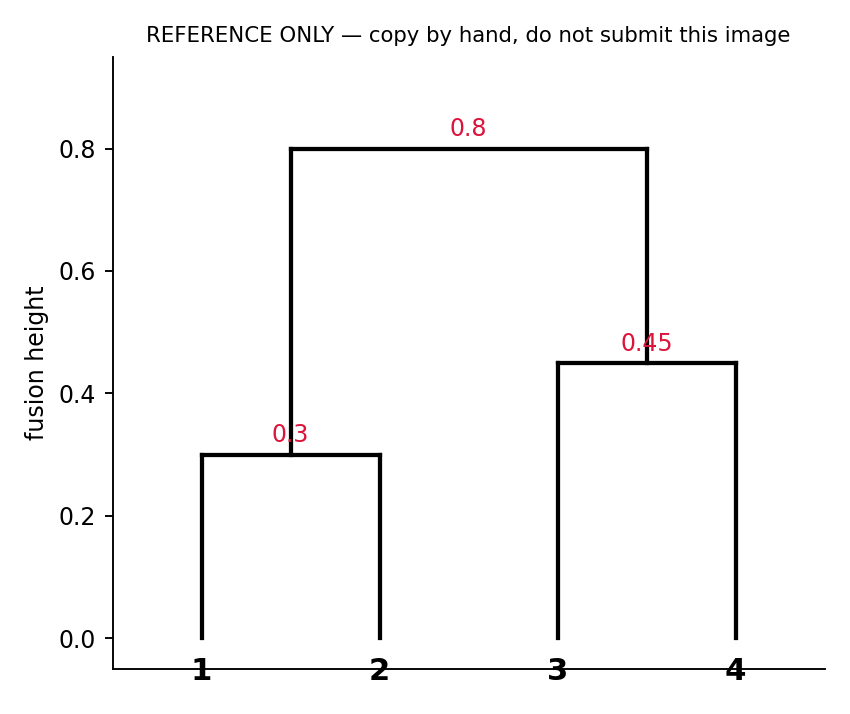

The Python source for this figure:
"""REFERENCE IMAGE ONLY — copy this by hand onto paper and photograph YOUR OWN drawing
for submission. The instructor's rule: "A figure produced by scipy earns no marks for
this question." Do not submit this file or a screenshot of it.

Uses the actual computed merge sequence for Q2(a), complete linkage:
  {1,2} at 0.3, {3,4} at 0.45, {1,2}+{3,4} at 0.8
"""
import matplotlib
matplotlib.use("Agg")
import matplotlib.pyplot as plt

fig, ax = plt.subplots(figsize=(5, 4.2))

x = {1: 1, 2: 2, 3: 3, 4: 4}

# fusion 1: {1,2} at 0.3
ax.plot([x[1], x[1]], [0, 0.3], color="black", lw=1.8)
ax.plot([x[2], x[2]], [0, 0.3], color="black", lw=1.8)
ax.plot([x[1], x[2]], [0.3, 0.3], color="black", lw=1.8)
ax.text(1.5, 0.32, "0.3", ha="center", fontsize=10, color="crimson")
mid12 = (x[1] + x[2]) / 2

# fusion 2: {3,4} at 0.45
ax.plot([x[3], x[3]], [0, 0.45], color="black", lw=1.8)
ax.plot([x[4], x[4]], [0, 0.45], color="black", lw=1.8)
ax.plot([x[3], x[4]], [0.45, 0.45], color="black", lw=1.8)
ax.text(3.5, 0.47, "0.45", ha="center", fontsize=10, color="crimson")
mid34 = (x[3] + x[4]) / 2

# fusion 3: {1,2} + {3,4} at 0.8
ax.plot([mid12, mid12], [0.3, 0.8], color="black", lw=1.8)
ax.plot([mid34, mid34], [0.45, 0.8], color="black", lw=1.8)
ax.plot([mid12, mid34], [0.8, 0.8], color="black", lw=1.8)
ax.text((mid12 + mid34) / 2, 0.82, "0.8", ha="center", fontsize=10, color="crimson")

for obs, xi in x.items():
    ax.text(xi, -0.03, str(obs), ha="center", va="top", fontsize=13, fontweight="bold")

ax.set_ylim(-0.05, 0.95)
ax.set_xlim(0.5, 4.5)
ax.set_ylabel("fusion height")
ax.set_xticks([])
ax.spines[["top", "right"]].set_visible(False)
ax.set_title("REFERENCE ONLY — copy by hand, do not submit this image", fontsize=9)
fig.tight_layout()
fig.savefig("reference_q2a_complete_linkage.png", dpi=170)
print("saved reference_q2a_complete_linkage.png")
